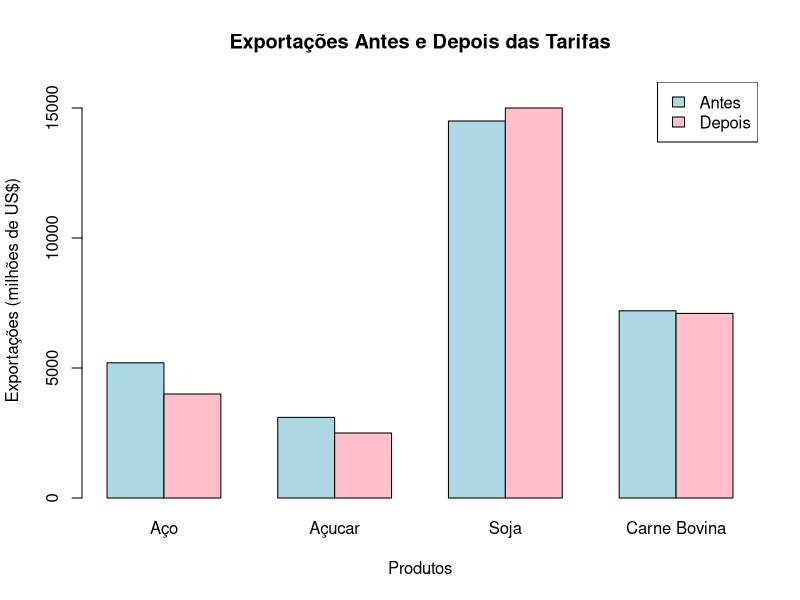

Here is the R script that generated this plot:
## ---- chunk 1
#Dados das exportações

produtos <- c("Aço", "Açucar", "Soja", "Carne Bovina")

exportacoes_antes <- c(5200, 3100, 14500, 7200) # em milhões de US$

exportacoes_depois <- c(4000, 2500, 15000, 7100) # após tarifas 

#DAtAFRAME

comercio <- data.frame(
  Produto = produtos,
  Antes = exportacoes_antes,
  Depois = exportacoes_depois
)
#Variação
comercio$Variacao_percentual <- round(((comercio$Depois - comercio$Antes) / comercio$Antes) * 100, 1)

print(comercio)

#Gráfico

valores <- rbind(comercio$Antes, comercio$Depois) 
nomes <- comercio$Produto  # Nomes dos produtos


barplot(valores, 
        beside = TRUE,  # Barras lado a lado
        names.arg = nomes,
        col = c("lightblue", "pink"),
        main = "Exportações Antes e Depois das Tarifas",
        xlab = "Produtos",
        ylab = "Exportações (milhões de US$)",
        ylim = c(0, 16000))

#Legenda
legend("topright", 
       legend = c("Antes", "Depois"), 
       fill = c("lightblue", "pink"))



